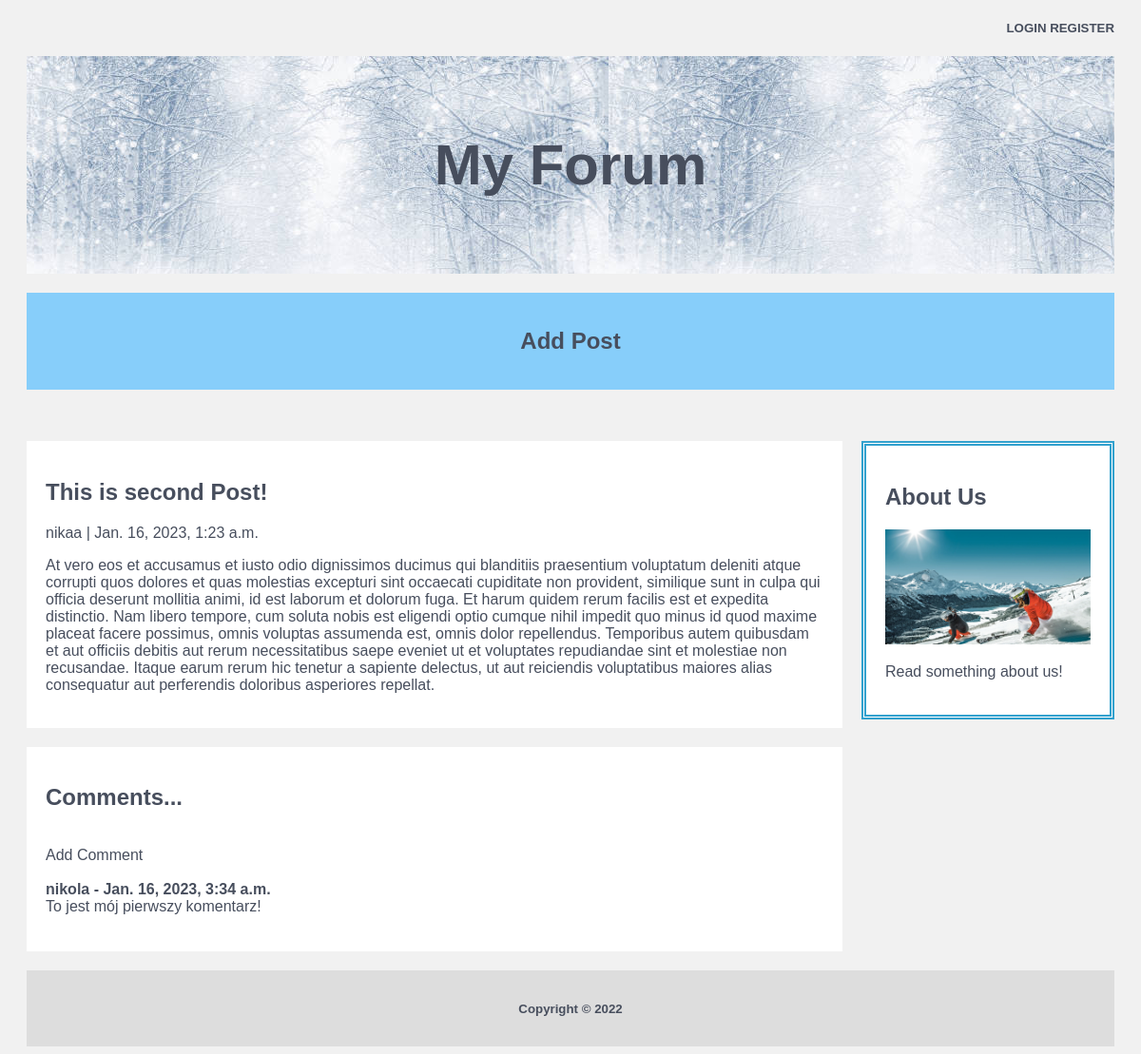
Screenshot of /post/3 with the database file from the repository.
### forum/models.py (models this page shows, shortened)
class Post(models.Model):
    title = models.CharField(max_length=200)
    author = models.ForeignKey(User, related_name='posts', on_delete=models.CASCADE)
    updated_on = models.DateTimeField(auto_now=True)
    content = models.TextField()
    category = models.CharField(max_length=50, choices=Options, default='1')
    is_important = models.BooleanField(default=False)
    class Meta:
        ordering = ['-updated_on']

class Comment(models.Model):
    post = models.ForeignKey('Post', related_name="comments", on_delete=models.CASCADE)
    name = models.CharField(max_length=50)
    body = models.TextField()
    created_on = models.DateTimeField(auto_now_add=True)
    class Meta:
        ordering = ['created_on']

### forum/views.py (the view)
# urls.py: path('post/<str:pk>', views.post_detail, name='post_detail'),
def post_detail(request, pk):
    post = get_object_or_404(Post, pk=pk)
    return render(request, 'post_detail.html', {'post': post})

### forum/templates/post_detail.html (shortened to what this page needs)
{% extends 'base.html' %}
{% block content %}
<div class="leftcolumn">
   <div class="postcard">
      <h2>{% block title %} {{ post.title }} {% endblock title %}</h2>
      <p>{{  post.author }} | {{ post.updated_on }}</p>
      <p>{{ post.content | safe }}</p>
   </div>
   <div class="postcard">
      <h1>Comments...</h1>
      {% if not post.comments.all %}
      No Comments Yet... <a href="{% url 'add_comment' post.pk %}">Add One</a>
      {% else %}
      <br>
      <a href="{% url 'add_comment' post.pk %}">Add Comment</a>
      <br><br>
      {% for comment in post.comments.all %}
      <strong>{{ comment.name}} - {{comment.created_on }}</strong>
      <br>
      {{ comment.body }}
      <br/><br/>
      {% endfor %}
      {% endif %}
   </div>
</div>
{% endblock content %}

### forum/static/main.css (style rules this page uses)
* { box-sizing: border-box; }
a:link { color: #474e5d; background-color: transparent; text-decoration: none; }
body { font-family: Arial; color: #474e5d; background: #f1f1f1; padding-left: 20px; padding-right: 20px; padding-top: 0; }
.leftcolumn { float: left; width: 75%; }
.postcard { background-color: white; padding: 20px; margin-top: 20px; }

### rows the page displays
Post: title "This is second Post!", author "nikaa", updated_on "Jan. 16, 2023, 1:23 a.m.", content "At vero eos et accusamus et iusto odio dignissimos ducimus qui blanditiis praesentium voluptatum deleniti atque corrupti quos dolores et quas molestias excepturi sint occaecati cupiditate non provident, similique sunt in culpa qui officia deserunt mollitia animi, id est laborum et dolorum fuga. Et harum quidem rerum facilis est et expedita distinctio. Nam libero tempore, cum soluta nobis est eligendi optio cumque nihil impedit quo minus id quod maxime placeat facere possimus, omnis voluptas assumenda est, omnis dolor repellendus. Temporibus autem quibusdam et aut officiis debitis aut rerum necessitatibus saepe eveniet ut et voluptates repudiandae sint et molestiae non recusandae. Itaque…"
Comment: name "nikola", created_on "Jan. 16, 2023, 3:34 a.m.", body "To jest mój pierwszy komentarz!"
